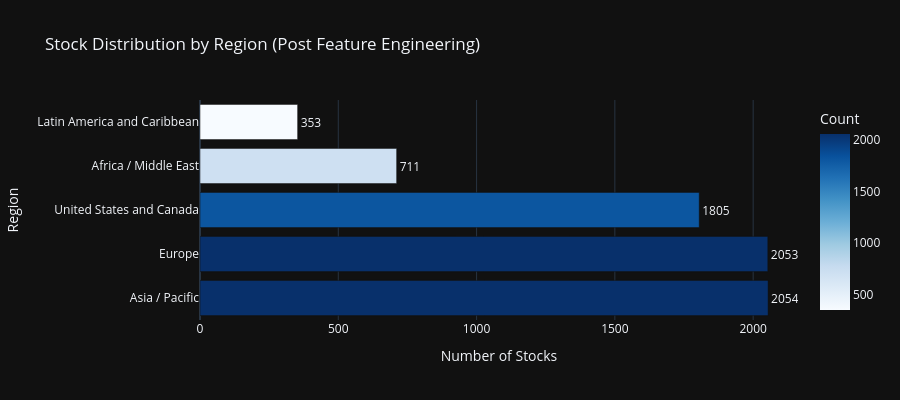
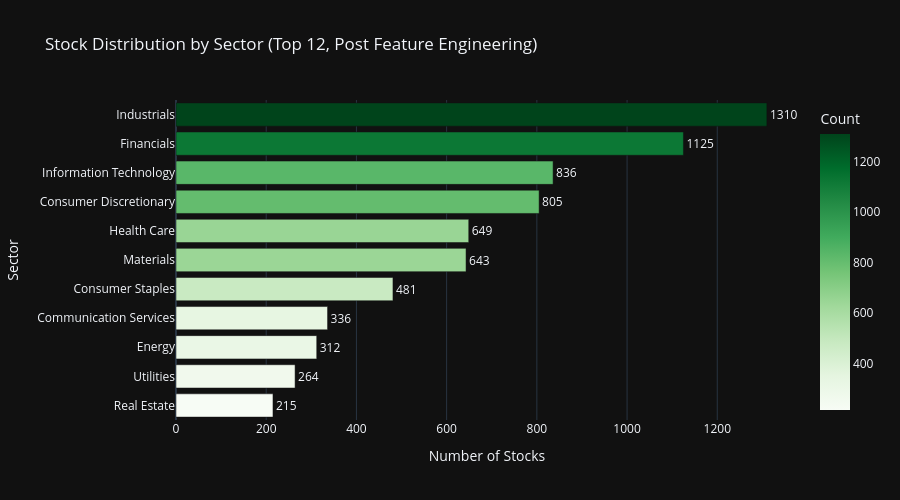
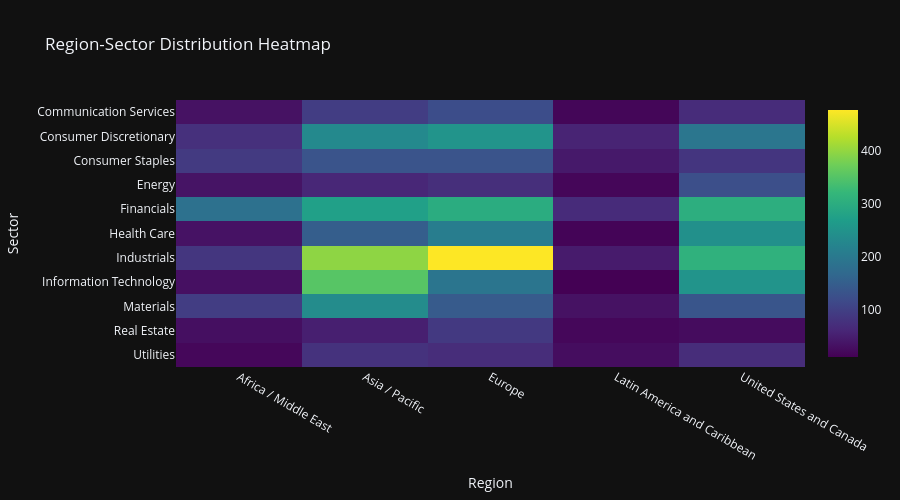
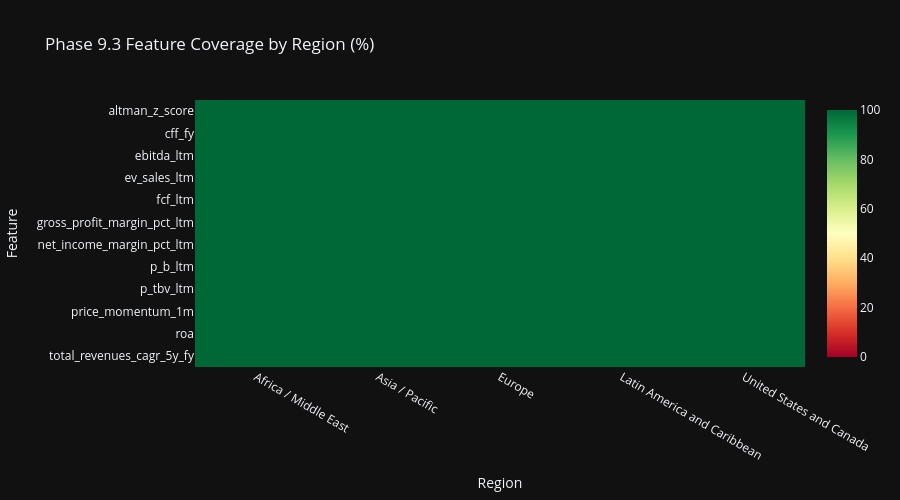

Notebook code for these charts, in order:
### Markdown cell above
## Cell 7: Region & Sector Analytics with Feature Coverage

Section 17 compliant Plotly visualizations with dark theme.
Enhanced with Phase 9.3 feature analytics by region and sector.

### Code cell
# ============================================================================
# Cell 7: Region & Sector Analytics with Feature Coverage
# ============================================================================

print('=' * 80)
print('REGION & SECTOR ANALYTICS WITH FEATURE COVERAGE')
print('=' * 80)

# Use all_stocks_features (post feature engineering) for analytics
df_analytics = all_stocks_preprocessed

# Region distribution
if 'region' in df_analytics.columns:
    region_counts = df_analytics['region'].value_counts().reset_index()
    region_counts.columns = ['Region', 'Count']
    region_counts['Percentage'] = (region_counts['Count'] / region_counts['Count'].sum() * 100).round(1)

    fig_region = px.bar(
        region_counts,
        x='Count',
        y='Region',
        orientation='h',
        title='Stock Distribution by Region (Post Feature Engineering)',
        template=PLOTLY_TEMPLATE,
        color='Count',
        color_continuous_scale='Blues',
        text='Count',
    )
    fig_region.update_traces(
        textposition='outside',
        hovertemplate='<b>%{y}</b><br>Count: %{x}<br>Percentage: %{customdata[0]:.1f}%',
        customdata=region_counts[['Percentage']].values
    )
    fig_region.update_layout(
        xaxis_title='Number of Stocks',
        yaxis_title='Region',
        height=400,
        showlegend=False,
    )
    fig_region.show()

# Sector distribution (using TOP_N_SECTORS constant)
if 'sector' in df_analytics.columns:
    sector_counts = df_analytics['sector'].value_counts().head(TOP_N_SECTORS).reset_index()
    sector_counts.columns = ['Sector', 'Count']
    sector_counts['Percentage'] = (sector_counts['Count'] / len(df_analytics) * 100).round(1)

    fig_sector = px.bar(
        sector_counts.sort_values('Count'),
        x='Count',
        y='Sector',
        orientation='h',
        title=f'Stock Distribution by Sector (Top {TOP_N_SECTORS}, Post Feature Engineering)',
        template=PLOTLY_TEMPLATE,
        color='Count',
        color_continuous_scale='Greens',
        text='Count',
    )
    fig_sector.update_traces(
        textposition='outside',
        hovertemplate='<b>%{y}</b><br>Count: %{x}<br>Percentage: %{customdata[0]:.1f}%',
        customdata=sector_counts.sort_values('Count')[['Percentage']].values
    )
    fig_sector.update_layout(
        xaxis_title='Number of Stocks',
        yaxis_title='Sector',
        height=500,
        showlegend=False,
    )
    fig_sector.show()

# Region-Sector Heatmap
if 'region' in df_analytics.columns and 'sector' in df_analytics.columns:
    cross_tab = pd.crosstab(
        df_analytics['sector'],
        df_analytics['region']
    ).head(TOP_N_SECTORS)

    fig_heatmap = px.imshow(
        cross_tab,
        title='Region-Sector Distribution Heatmap',
        template=PLOTLY_TEMPLATE,
        color_continuous_scale='Viridis',
        aspect='auto',
    )
    fig_heatmap.update_layout(
        xaxis_title='Region',
        yaxis_title='Sector',
        height=500,
    )
    fig_heatmap.show()

print('\n✓ Distribution visualizations complete')

# ============================================================================
# Feature Coverage Analytics by Region and Sector
# ============================================================================
print('\n' + '=' * 80)
print('📊 PHASE 9.3 FEATURE ANALYTICS BY REGION & SECTOR')
print('=' * 80)

# Define key Phase 9.3 features for analysis (schema-driven from PHASE93_FEATURE_INPUTS)
# Select representative features from each category for coverage analysis
# Define key Phase 9.3 features for analysis (schema-driven from PHASE93_FEATURE_INPUTS)
# Use all 6 categories comprehensively for complete coverage
key_phase93_features = (
        PHASE93_FEATURE_INPUTS.get('profitability', [])[:5] +  # Margins, EBITDA, EBIT, net income
        PHASE93_FEATURE_INPUTS.get('valuation', [])[:5] +  # P/E, P/B, EV ratios
        PHASE93_FEATURE_INPUTS.get('momentum', [])[:5] +  # Price changes, returns
        PHASE93_FEATURE_INPUTS.get('quality_risk', [])[:5] +  # Altman Z, ROE, ROA, volatility
        PHASE93_FEATURE_INPUTS.get('cash_flow', [])[:5] +  # CFO, FCF, CFI, CFF
        PHASE93_FEATURE_INPUTS.get('growth', [])  # Revenue CAGR, growth estimates (all)
)
# Map input columns to engineered feature names where applicable
feature_mapping = {
    'return_on_equity_pct_ltm': 'roe',
    'return_on_assets_roa_pct_ltm': 'roa',
    'p_e_ltm': 'p_e_ratio',
    'p_e_ntm': 'p_e_ratio',
    'ev_ebitda_ltm': 'ev_ebitda_ratio',
    'altman_z_score_ltm': 'altman_z_score',
    'price_chg_pct_1m': 'price_momentum_1m',
    'price_chg_pct_3m': 'price_momentum_3m',
}
# Build list using both raw and engineered feature names
available_phase93 = list(set([
                                 f for f in key_phase93_features if f in df_analytics.columns
                             ] + [
                                 feature_mapping.get(f, f) for f in key_phase93_features
                                 if feature_mapping.get(f, f) in df_analytics.columns
                             ]))[:12]  # Limit to 12 for visualization clarity

if available_phase93 and 'region' in df_analytics.columns:
    print(f'\n📍 Feature Coverage by Region ({len(available_phase93)} key features):')

    # Calculate non-null percentage per region for each feature
    region_coverage_data = []
    for region in df_analytics['region'].unique():
        region_df = df_analytics[df_analytics['region'] == region]
        region_count = len(region_df)

        for feat in available_phase93:
            non_null = region_df[feat].notna().sum()
            coverage_pct = (non_null / region_count * 100) if region_count > 0 else 0
            region_coverage_data.append({
                'Region': region,
                'Feature': feat,
                'Coverage %': round(coverage_pct, 1),
                'Non-Null': non_null,
                'Total': region_count
            })

    region_coverage_df = pd.DataFrame(region_coverage_data)

    # Pivot for heatmap
    region_pivot = region_coverage_df.pivot(index='Feature', columns='Region', values='Coverage %')

    fig_region_coverage = px.imshow(
        region_pivot,
        title='Phase 9.3 Feature Coverage by Region (%)',
        template=PLOTLY_TEMPLATE,
        color_continuous_scale='RdYlGn',
        zmin=0, zmax=100,
        aspect='auto',
    )
    fig_region_coverage.update_layout(
        xaxis_title='Region',
        yaxis_title='Feature',
        height=500,
    )
    fig_region_coverage.show()

if available_phase93 and 'sector' in df_analytics.columns:
    print(f'\n🏢 Feature Coverage by Sector (Top 10 sectors, {len(available_phase93)} key features):')

    # Get top 10 sectors by count
    top_sectors = df_analytics['sector'].value_counts().head(10).index.tolist()

    # Calculate non-null percentage per sector for each feature
    sector_coverage_data = []
    for sector in top_sectors:
        sector_df = df_analytics[df_analytics['sector'] == sector]
        sector_count = len(sector_df)

        for feat in available_phase93:
            non_null = sector_df[feat].notna().sum()
            coverage_pct = (non_null / sector_count * 100) if sector_count > 0 else 0
            sector_coverage_data.append({
                'Sector': str(sector)[:25],  # Truncate long names
                'Feature': feat,
                'Coverage %': round(coverage_pct, 1),
                'Non-Null': non_null,
                'Total': sector_count
            })

    sector_coverage_df = pd.DataFrame(sector_coverage_data)

    # Pivot for heatmap
    sector_pivot = sector_coverage_df.pivot(index='Feature', columns='Sector', values='Coverage %')

    fig_sector_coverage = px.imshow(
        sector_pivot,
        title='Phase 9.3 Feature Coverage by Sector (%)',
        template=PLOTLY_TEMPLATE,
        color_continuous_scale='RdYlGn',
        zmin=0, zmax=100,
        aspect='auto',
    )
    fig_sector_coverage.update_layout(
        xaxis_title='Sector',
        yaxis_title='Feature',
        height=600,
    )
    fig_sector_coverage.show()

# Feature statistics by region
if available_phase93 and 'region' in df_analytics.columns:
    print(f'\n📊 Key Feature Statistics by Region:')

    # Select 3 key features for detailed statistics
    stat_features = ['roe', 'price_momentum_1m', 'debt_to_equity']
    stat_features = [f for f in stat_features if f in df_analytics.columns]

    if stat_features:
        region_stats = df_analytics.groupby('region')[stat_features].agg(['mean', 'median', 'std']).round(3)
        print(region_stats.to_string())

        # Box plot for ROE by region (if available)
        if 'roe' in df_analytics.columns:
            fig_roe_region = px.box(
                df_analytics[df_analytics['roe'].notna()],
                x='region',
                y='roe',
                title='Return on Equity (ROE) Distribution by Region',
                template=PLOTLY_TEMPLATE,
                color='region',
            )
            fig_roe_region.update_layout(
                xaxis_title='Region',
                yaxis_title='ROE',
                height=450,
                showlegend=False,
            )
            fig_roe_region.show()

print('\n✓ Feature analytics by region and sector complete')

### Figure 1 — Plotly figure (JSON) as saved in the notebook; plotly's stock layout.template omitted (floating-point values rounded to 4 significant figures)
{"data": [{"hovertemplate": "<b>%{y}</b><br>Count: %{x}<br>Percentage: %{customdata[0]:.1f}%", "legendgroup": "", "marker": {"color": [2054, 2053, 1805, 711, 353], "coloraxis": "coloraxis", "pattern": {"shape": ""}}, "name": "", "orientation": "h", "showlegend": false, "text": [2054.0, 2053.0, 1805.0, 711.0, 353.0], "textposition": "outside", "x": [2054, 2053, 1805, 711, 353], "xaxis": "x", "y": ["Asia / Pacific", "Europe", "United States and Canada", "Africa / Middle East", "Latin America and Caribbean"], "yaxis": "y", "type": "bar", "customdata": [[29.4], [29.4], [25.9], [10.2], [5.1]]}], "layout": {"xaxis": {"anchor": "y", "domain": [0.0, 1.0], "title": {"text": "Number of Stocks"}}, "yaxis": {"anchor": "x", "domain": [0.0, 1.0], "title": {"text": "Region"}}, "coloraxis": {"colorbar": {"title": {"text": "Count"}}, "colorscale": [[0.0, "rgb(247,251,255)"], [0.125, "rgb(222,235,247)"], [0.25, "rgb(198,219,239)"], [0.375, "rgb(158,202,225)"], [0.5, "rgb(107,174,214)"], [0.625, "rgb(66,146,198)"], [0.75, "rgb(33,113,181)"], [0.875, "rgb(8,81,156)"], [1.0, "rgb(8,48,107)"]]}, "legend": {"tracegroupgap": 0}, "title": {"text": "Stock Distribution by Region (Post Feature Engineering)"}, "barmode": "relative", "height": 400, "showlegend": false}}

### Figure 2 — Plotly figure (JSON) as saved in the notebook; plotly's stock layout.template omitted (floating-point values rounded to 4 significant figures)
{"data": [{"hovertemplate": "<b>%{y}</b><br>Count: %{x}<br>Percentage: %{customdata[0]:.1f}%", "legendgroup": "", "marker": {"color": [215, 264, 312, 336, 481, 643, 649, 805, 836, 1125, 1310], "coloraxis": "coloraxis", "pattern": {"shape": ""}}, "name": "", "orientation": "h", "showlegend": false, "text": [215.0, 264.0, 312.0, 336.0, 481.0, 643.0, 649.0, 805.0, 836.0, 1125.0, 1310.0], "textposition": "outside", "x": [215, 264, 312, 336, 481, 643, 649, 805, 836, 1125, 1310], "xaxis": "x", "y": ["Real Estate", "Utilities", "Energy", "Communication Services", "Consumer Staples", "Materials", "Health Care", "Consumer Discretionary", "Information Technology", "Financials", "Industrials"], "yaxis": "y", "type": "bar", "customdata": [[3.1], [3.8], [4.5], [4.8], [6.9], [9.2], [9.3], [11.5], [12.0], [16.1], [18.8]]}], "layout": {"xaxis": {"anchor": "y", "domain": [0.0, 1.0], "title": {"text": "Number of Stocks"}}, "yaxis": {"anchor": "x", "domain": [0.0, 1.0], "title": {"text": "Sector"}}, "coloraxis": {"colorbar": {"title": {"text": "Count"}}, "colorscale": [[0.0, "rgb(247,252,245)"], [0.125, "rgb(229,245,224)"], [0.25, "rgb(199,233,192)"], [0.375, "rgb(161,217,155)"], [0.5, "rgb(116,196,118)"], [0.625, "rgb(65,171,93)"], [0.75, "rgb(35,139,69)"], [0.875, "rgb(0,109,44)"], [1.0, "rgb(0,68,27)"]]}, "legend": {"tracegroupgap": 0}, "title": {"text": "Stock Distribution by Sector (Top 12, Post Feature Engineering)"}, "barmode": "relative", "height": 500, "showlegend": false}}

### Figure 3 — Plotly figure (JSON) as saved in the notebook; plotly's stock layout.template omitted (floating-point values rounded to 4 significant figures)
{"data": [{"coloraxis": "coloraxis", "name": "0", "x": ["Africa / Middle East", "Asia / Pacific", "Europe", "Latin America and Caribbean", "United States and Canada"], "y": ["Communication Services", "Consumer Discretionary", "Consumer Staples", "Energy", "Financials", "Health Care", "Industrials", "Information Technology", "Materials", "Real Estate", "Utilities"], "z": [[33, 96, 121, 17, 69], [75, 230, 250, 57, 193], [91, 132, 132, 43, 83], [36, 61, 73, 18, 124], [184, 273, 298, 68, 302], [34, 149, 207, 15, 244], [84, 396, 476, 45, 309], [31, 352, 192, 11, 250], [95, 236, 144, 33, 135], [29, 51, 90, 19, 26], [19, 78, 70, 27, 70]], "type": "heatmap", "xaxis": "x", "yaxis": "y", "hovertemplate": "region: %{x}<br>sector: %{y}<br>color: %{z}<extra></extra>"}], "layout": {"xaxis": {"anchor": "y", "domain": [0.0, 1.0], "title": {"text": "Region"}}, "yaxis": {"anchor": "x", "domain": [0.0, 1.0], "autorange": "reversed", "title": {"text": "Sector"}}, "coloraxis": {"colorscale": [[0.0, "#440154"], [0.1111, "#482878"], [0.2222, "#3e4989"], [0.3333, "#31688e"], [0.4444, "#26828e"], [0.5556, "#1f9e89"], [0.6667, "#35b779"], [0.7778, "#6ece58"], [0.8889, "#b5de2b"], [1.0, "#fde725"]]}, "title": {"text": "Region-Sector Distribution Heatmap"}, "height": 500}}

### Figure 4 — Plotly figure (JSON) as saved in the notebook; plotly's stock layout.template omitted (floating-point values rounded to 4 significant figures)
{"data": [{"coloraxis": "coloraxis", "name": "0", "x": ["Africa / Middle East", "Asia / Pacific", "Europe", "Latin America and Caribbean", "United States and Canada"], "y": ["altman_z_score", "cff_fy", "ebitda_ltm", "ev_sales_ltm", "fcf_ltm", "gross_profit_margin_pct_ltm", "net_income_margin_pct_ltm", "p_b_ltm", "p_tbv_ltm", "price_momentum_1m", "roa", "total_revenues_cagr_5y_fy"], "z": [[100.0, 100.0, 100.0, 100.0, 100.0], [100.0, 100.0, 100.0, 100.0, 100.0], [100.0, 100.0, 100.0, 100.0, 100.0], [100.0, 100.0, 100.0, 100.0, 100.0], [100.0, 100.0, 100.0, 100.0, 100.0], [100.0, 100.0, 100.0, 100.0, 100.0], [100.0, 100.0, 100.0, 100.0, 100.0], [100.0, 100.0, 100.0, 100.0, 100.0], [100.0, 100.0, 100.0, 100.0, 100.0], [100.0, 100.0, 100.0, 100.0, 100.0], [100.0, 100.0, 100.0, 100.0, 100.0], [100.0, 100.0, 100.0, 100.0, 100.0]], "type": "heatmap", "xaxis": "x", "yaxis": "y", "hovertemplate": "Region: %{x}<br>Feature: %{y}<br>color: %{z}<extra></extra>"}], "layout": {"xaxis": {"anchor": "y", "domain": [0.0, 1.0], "title": {"text": "Region"}}, "yaxis": {"anchor": "x", "domain": [0.0, 1.0], "autorange": "reversed", "title": {"text": "Feature"}}, "coloraxis": {"colorscale": [[0.0, "rgb(165,0,38)"], [0.1, "rgb(215,48,39)"], [0.2, "rgb(244,109,67)"], [0.3, "rgb(253,174,97)"], [0.4, "rgb(254,224,139)"], [0.5, "rgb(255,255,191)"], [0.6, "rgb(217,239,139)"], [0.7, "rgb(166,217,106)"], [0.8, "rgb(102,189,99)"], [0.9, "rgb(26,152,80)"], [1.0, "rgb(0,104,55)"]], "cmin": 0, "cmax": 100}, "title": {"text": "Phase 9.3 Feature Coverage by Region (%)"}, "height": 500}}
